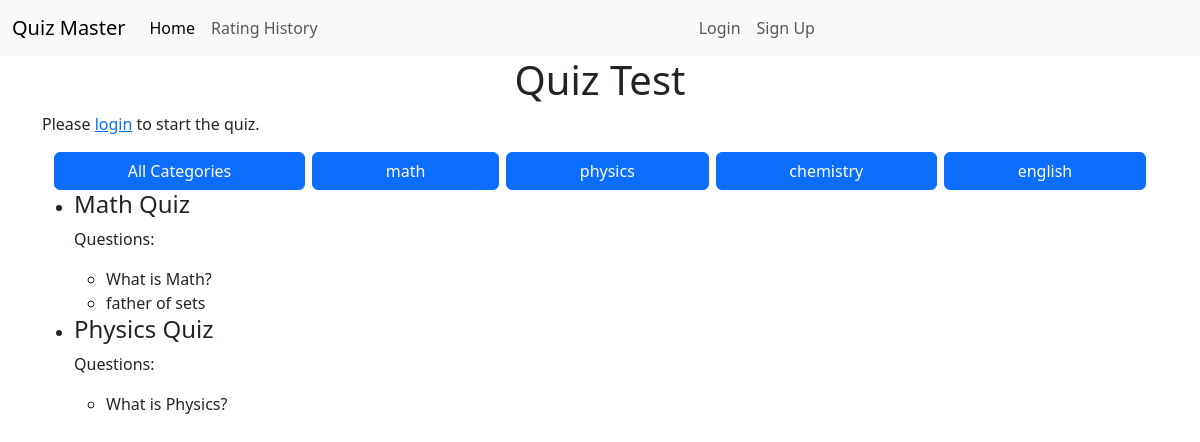
The page / on the database its author committed.
### quizzes/models.py (models this page shows, shortened)
class Category(models.Model):
    name = models.CharField(max_length=100)
    slug = models.SlugField(max_length=150, unique=True, null=True, blank=True)
    def __str__(self):
        return self.name

class Quiz(models.Model):
    title = models.CharField(max_length=255)
    description = models.TextField()
    category = models.ForeignKey(Category, on_delete=models.CASCADE)
    has_time_limit = models.BooleanField(default=False)

class Question(models.Model):
    quiz = models.ForeignKey(
        Quiz, on_delete=models.CASCADE, related_name='questions', default=1)
    quizQuestion = models.CharField(max_length=255)
    quizMark = models.IntegerField(default=1)

### core/views.py (the view)
# urls.py: 2. Add a URL to urlpatterns:  path('', views.home, name='home')
def home(request, category_slug=None):
    customizeCategories = Category.objects.annotate(
        quiz_count=Count('quiz', filter=Q(
            quiz__title__isnull=False, quiz__description__isnull=False))
    ).filter(quiz_count__gt=0)
    print(customizeCategories)
    categories = Category.objects.all()
    quizzes = Quiz.objects.all()
    selected_category = None
    if category_slug:
        selected_category = Category.objects.get(slug=category_slug)
        print(selected_category)
        quizzes = quizzes.filter(category=selected_category)
    quiz_data = []
    for quiz in quizzes:
        quiz_questions = Question.objects.filter(quiz=quiz)
        questions_data = []
        for question in quiz_questions:
            choices_data = Choice.objects.filter(question=question)
            questions_data.append({
                'question_text': question.quizQuestion,
                'choices': choices_data
            })
        quiz_data.append({
            'quiz_title': quiz.title,
            'quiz_description': quiz.description,
            'questions': questions_data
        })
    context = {
        'categories': categories,
        'customizeCategories': customizeCategories,
        'quizzes': quizzes,
        'selected_category': selected_category,
    }
    return render(request, 'home.html', context)

### core/templates/home.html
{% extends 'base.html' %}
{% block content %}
<h1 class="text-center">Quiz Test</h1>
<div class="container">
    {% if user.is_authenticated %}
        {% if customizeCategories %}
            <div class="btn-group d-flex justify-content-center gap-2 my-2">
                {% for category in customizeCategories %}
                <a class="btn btn-primary text-decoration-none rounded" href="{% url 'quiz_view' category.id %}">{{category.name}}</a>
                {% endfor %}
            </div>
        {% endif %}
    {% else %}
        <p>Please <a href="{% url 'login' %}">login</a> to start the quiz.</p>
    {% endif %}
    <div class="container">
        <div class="btn-group d-flex justify-content-center gap-2">
            <a class="btn btn-primary text-decoration-none rounded" href="{% url 'home' %}">All Categories</a>
            {% for category in categories %}
            <a class="btn btn-primary text-decoration-none rounded"
                href="{% url 'category_wise_quiz' category.slug %}">{{ category.name }}</a>
            {% endfor %}
        </div>
    </div>
    <div>
        {% if quizzes %}
        <ul>
            {% for quiz in quizzes %}
            <li>
                <h4>{{ quiz.title }}</h4>
                <p>Questions:</p>
                <ul>
                    {% for question in quiz.questions.all %}
                    <li>{{ question.quizQuestion }}</li>
                    {% endfor %}
                </ul>
            </li>
            {% endfor %}
        </ul>
        {% else %}
        <p>No quizzes available.</p>
        {% endif %}
    </div>
</div>
{% endblock %}

### rows shown on the page
Category: name "math"
Category: name "physics"
Category: name "chemistry"
Category: name "english"
Quiz: title "Math Quiz"
Question: quizQuestion "What is Math?"
Question: quizQuestion "father of sets"
Quiz: title "Physics Quiz"
Question: quizQuestion "What is Physics?"
